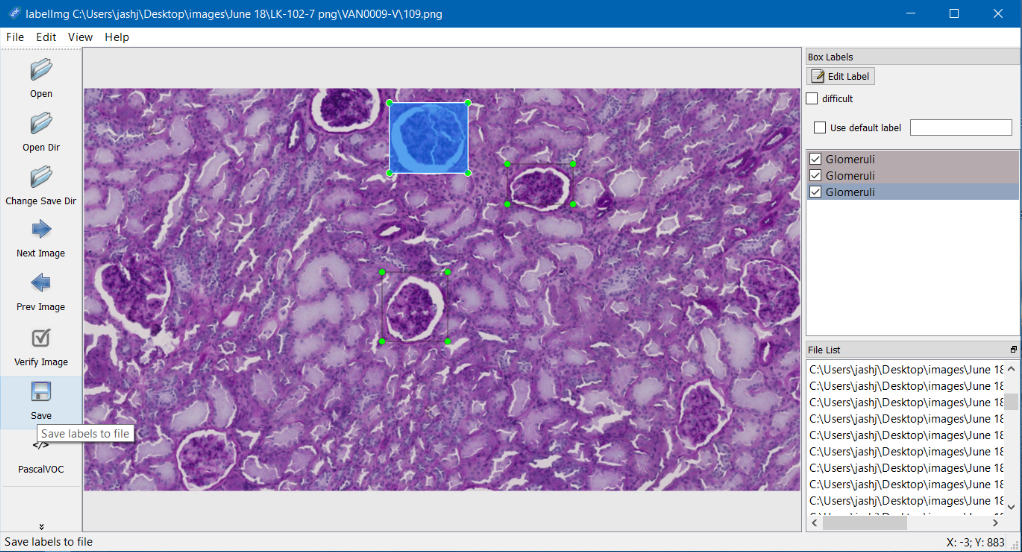
#> input picture images/FasterRCNNmanualannotation.png, 1022 x 552 px
$ python image_patch_cropping.py ../images/FasterRCNNmanualannotation.png ../images/FasterRCNNmanualannotation.png ../images/FasterRCNNmanualannotation.png 5 5 ../images/FasterRCNNmanualannotation.png
#> lines starting #> are read from the running program, lines starting #| are printed output that depends on the picture
import json
import csv
import shutil
import os
import sys
from skimage import io
import numpy as np
from PIL import Image, ImageDraw, ImageFont
from bokeh.io import output_file
from bokeh.plotting import figure
from bokeh.models import HoverTool, ColumnDataSource
from bokeh.plotting import save, show


# from bokeh.palettes import Set2_5


# from read_roi import read_roi_zip
# from collections import OrderedDict

def make_dir(path):
    if not os.path.exists(path):
        os.makedirs(path)
    else:
        shutil.rmtree(path)
        os.makedirs(path)


# [68 lines left out: function crop_patch, not called in this run]


if __name__ == '__main__':
    file_A_path = r'../visualization/annotations/VAN0008-RK-403-100-AF_preIMS_registered_glomerulus_detections.json'
    file_B_path = r'../visualization/student_annotations/VAN0008ML.csv'
    raw_image_path = r'X:\VAN0008-RK-403-100-PAS_registered.ome.tiff'

    file_A_index = 1
    file_B_index = 1

    edge = 1000
    shift_dict = {
        "_VAN0009-LK-102-7-PAS": (1, 0, -6, 0, 1, -3),
        "_VAN0010-LK-155-40-PAS": (1, 0, -14, 0, 1, -5),
        "_VAN0016-LK-202-89-PAS_registered": (1, 0, -3, 0, 1, -3),
    }

    if len(sys.argv) >= 4:
        file_A_path = sys.argv[1]
        file_B_path = sys.argv[2]
        raw_image_path = sys.argv[3]
    if len(sys.argv) >= 6:
        file_A_index = int(sys.argv[4])
        file_B_index = int(sys.argv[5])

    raw_image = io.imread(raw_image_path)
#> raw_image is the input picture: shape (552, 1022, 4); mean R, G, B, A 175.9, 159.3, 195.6, 255
    if len(raw_image.shape) == 5:
        raw_image = np.transpose(raw_image.reshape(raw_image.shape[2:]), (1, 0, 2))
    elif len(raw_image.shape) == 3:
        raw_image = np.transpose(raw_image.reshape(raw_image.shape), (1, 0, 2))
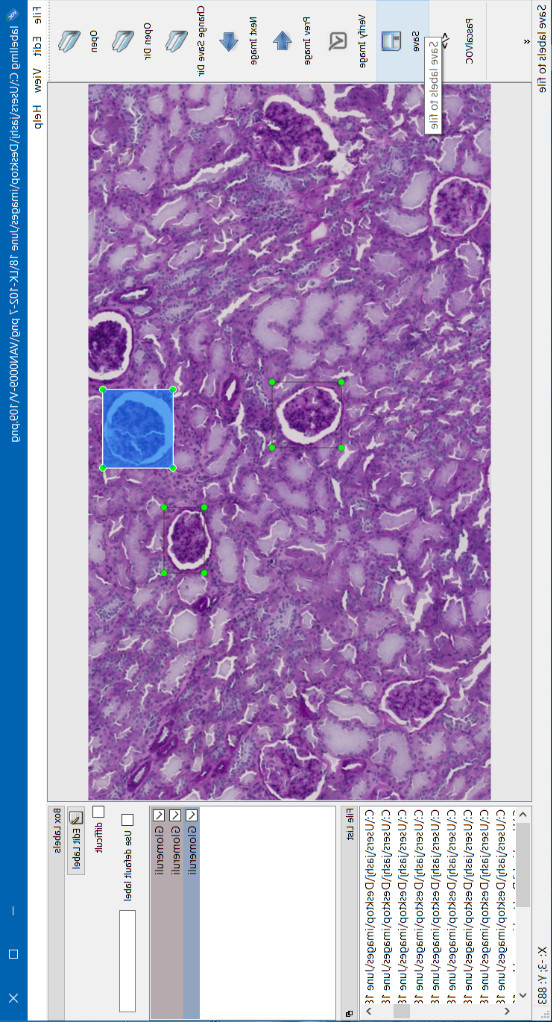
#> raw_image: shape (1022, 552, 4); mean R, G, B, A 175.9, 159.3, 195.6, 255
    else:
        print('raw image shape is not 3 or 5: exit')
        sys.exit()

    file_prefix = raw_image_path.split('\\')[-1].split('.ome')[0]
    output_dir = os.path.join(os.path.dirname(raw_image_path), file_prefix)
    make_dir(output_dir)

    # [6 lines of commented-out code are left out]
    with open(file_A_path) as data_file:
#> (the run stopped early here; a loop or call above may not have finished)

$ run again, on Faster R-CNN/images/test_images/19.jpg
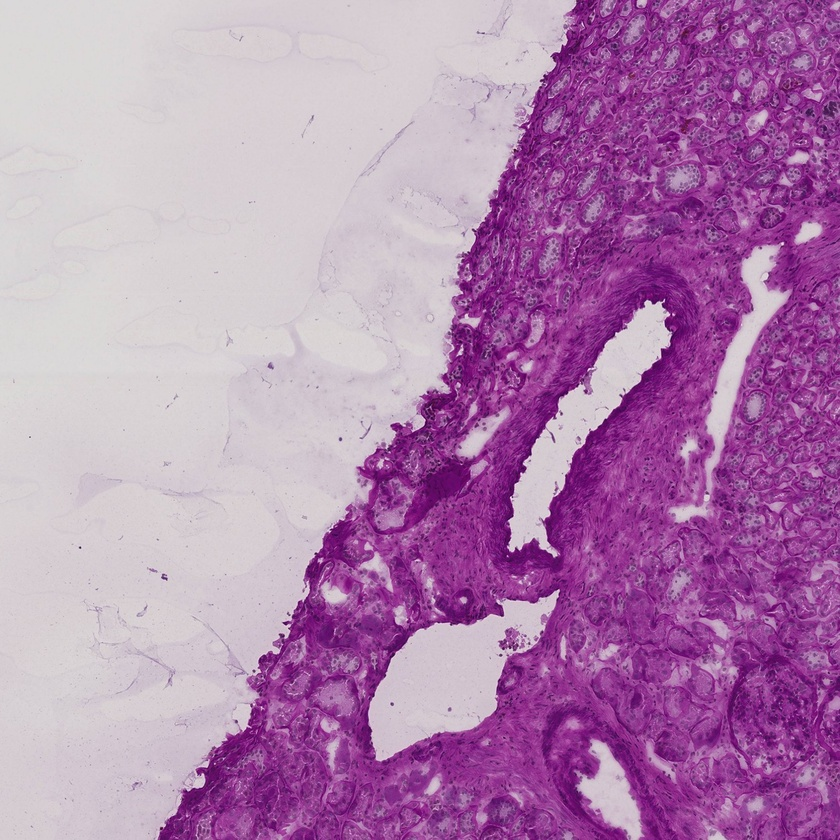
#> input picture Faster R-CNN/images/test_images/19.jpg, 840 x 840 px, shrunk from 1800 x 1800 before the run
#> raw_image is the input picture: shape (840, 840, 3); mean R, G, B 177.9, 133, 176
#> `raw_image = np.transpose(raw_image.reshape(raw_image.shape), (1, 0, 2))`:
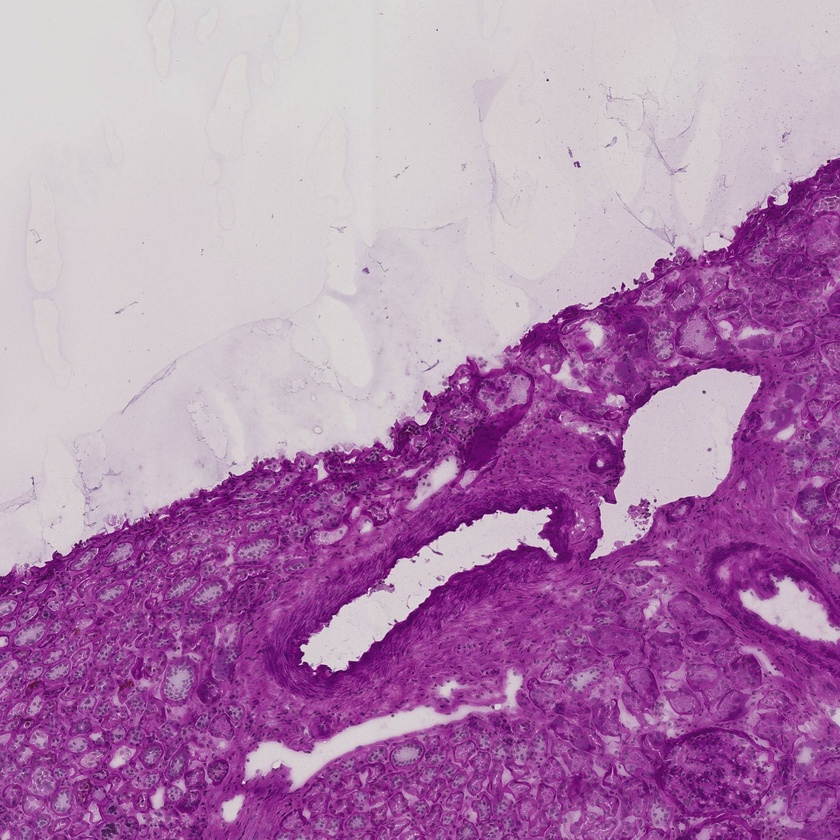
#> raw_image: shape (840, 840, 3); mean R, G, B 177.9, 133, 176

$ run again, on Faster R-CNN/images/test_images/20.jpg
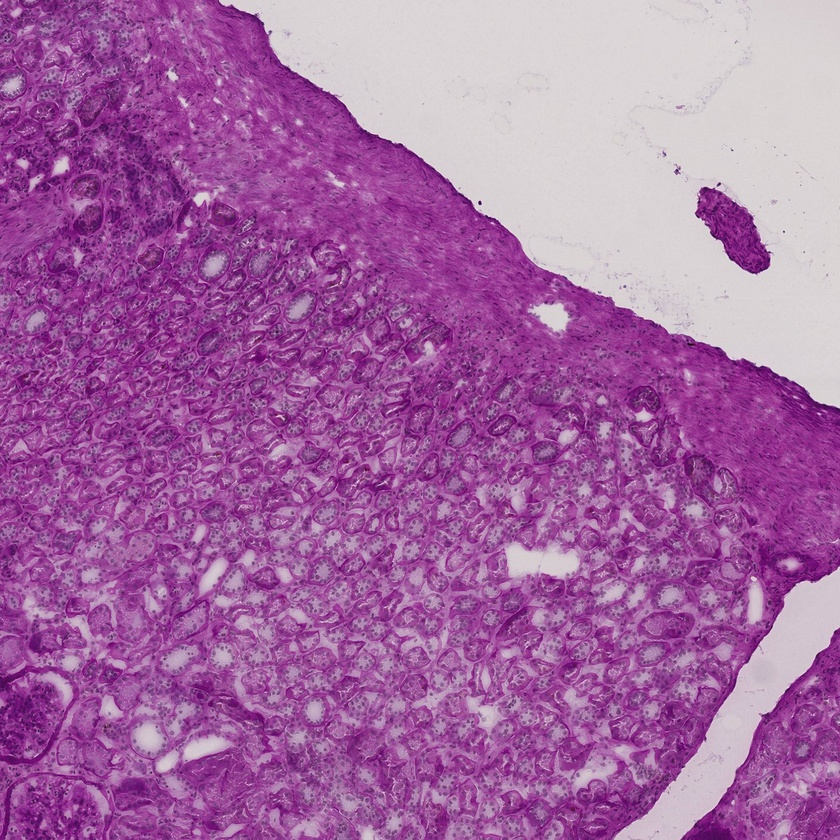
#> input picture Faster R-CNN/images/test_images/20.jpg, 840 x 840 px, shrunk from 1800 x 1800 before the run
#> raw_image is the input picture: shape (840, 840, 3); mean R, G, B 165.1, 104.5, 163.1
#> `raw_image = np.transpose(raw_image.reshape(raw_image.shape), (1, 0, 2))`:
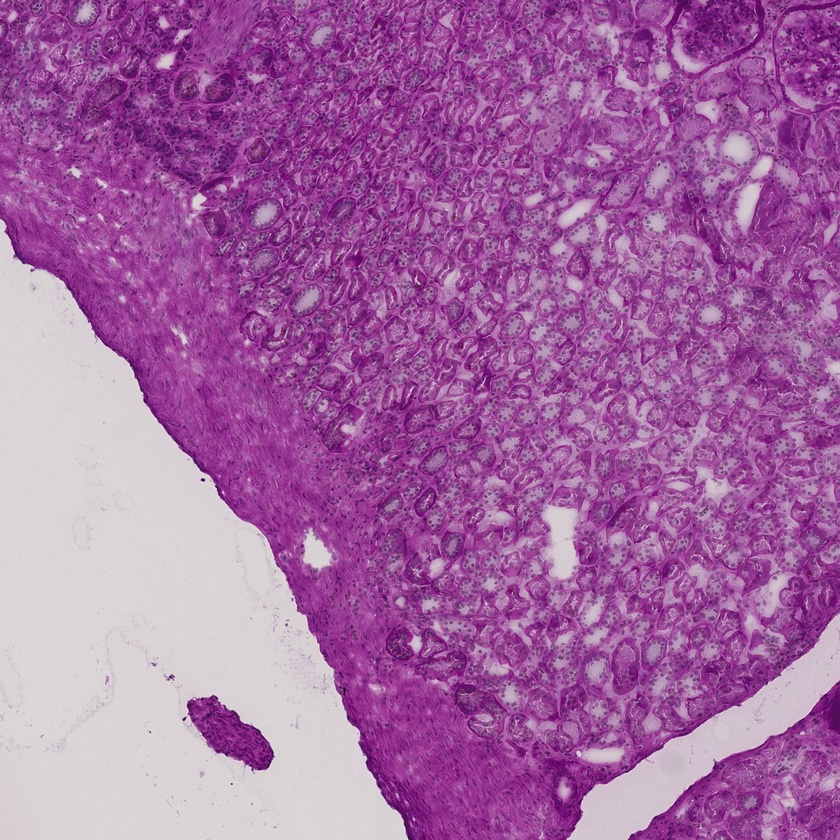
#> raw_image: shape (840, 840, 3); mean R, G, B 165.1, 104.5, 163.1
